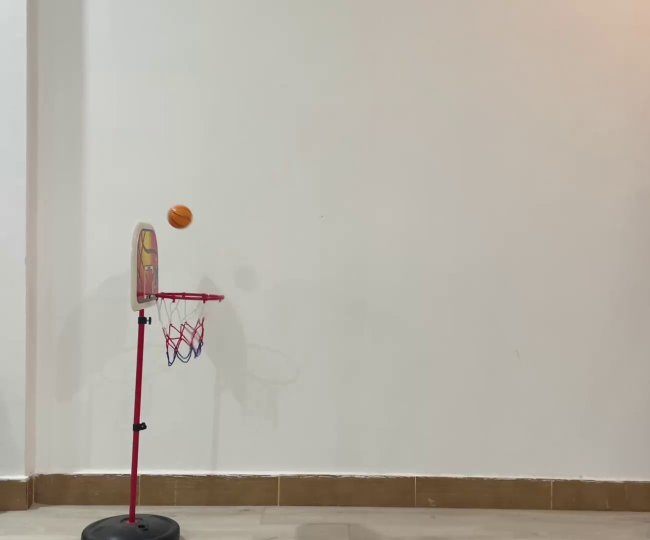
#> input picture Files/Ball.png, 1300 x 1080 px (shown at 1/2 size)
$ python ball_detection.py
#> lines starting #> are read from the running program, lines starting #| are printed output that depends on the picture; after the words box and inside, x2 and y2 are one past the last pixel; in counts of white or black regions, pixels touching at a corner belong together
import cv2
import numpy as np

image = cv2.imread("Files/Ball.png")
#> image is the input picture: shape (1080, 1300, 3); mean B, G, R 166.9, 176.4, 182.2
# image=image[:900,:]
image_copy = image.copy()

imageHSV = cv2.cvtColor(image, cv2.COLOR_BGR2HSV)
#> imageHSV: shape (1080, 1300, 3); mean H, S, V 25, 25.3, 182.4
lower_range = (7,153,28)
upper_rnge = (162,255,255)

mask = cv2.inRange(imageHSV,lower_range, upper_rnge)
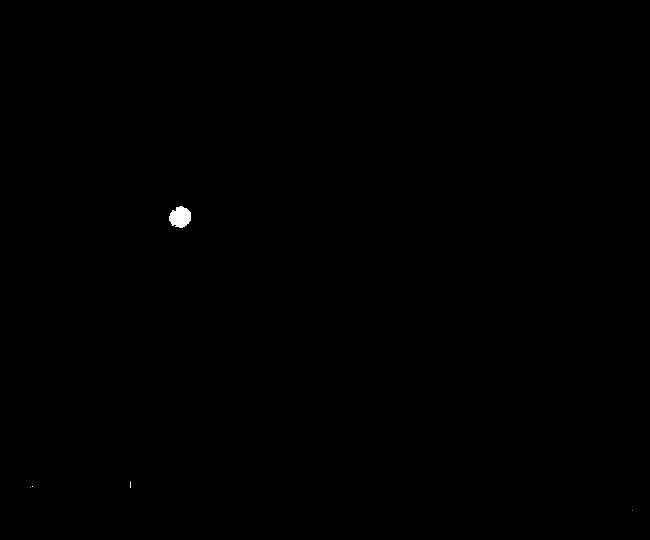
#> mask: shape (1080, 1300) (shown at 1/2 size); 0.1% white; 5 white regions (4 under 20 px)
ball_detection = cv2.bitwise_and(image,image, mask=mask)

contours, hierarchy = cv2.findContours(mask.copy(),cv2.RETR_EXTERNAL, cv2.CHAIN_APPROX_NONE)
#> contours = 5 contours, 4 with area under 20; largest, box (x1, y1, x2, y2) and area: (338, 413, 382, 455) 1325
cv2.drawContours(image_copy,contours,-1,(0,255,0),3)
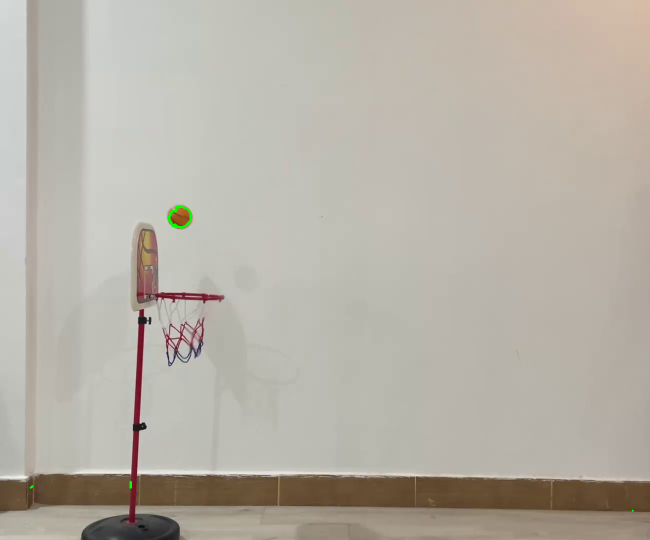
#> image_copy: shape (1080, 1300, 3) (shown at 1/2 size); 0.06% of pixels changed, all inside (x1, y1, x2, y2) = (59, 411, 1268, 1024)
image_copy = cv2.resize(image_copy, (0,0),None, 0.6,0.6)
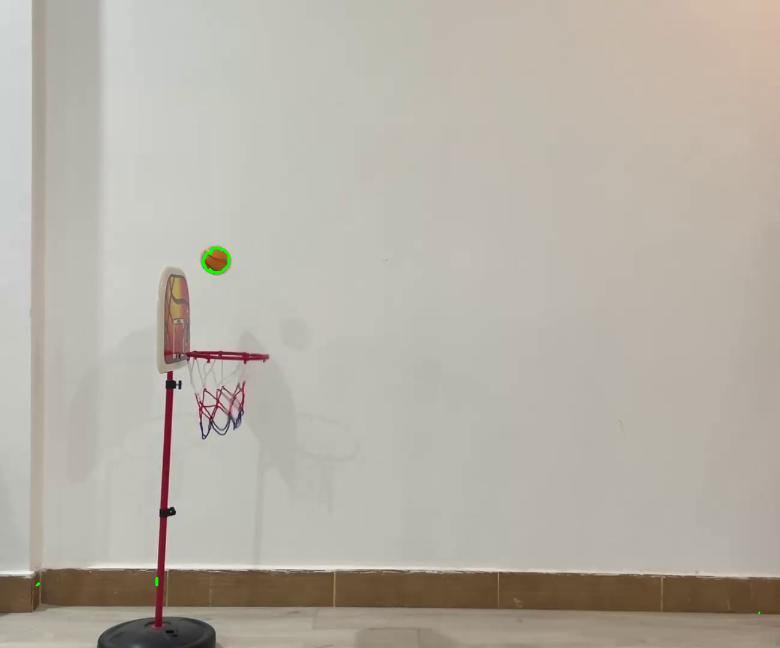
#> image_copy: shape (648, 780, 3); mean B, G, R 166.8, 176.5, 182.1
cv2.imshow("ball detection image",image_copy)
cv2.waitKey(0)
